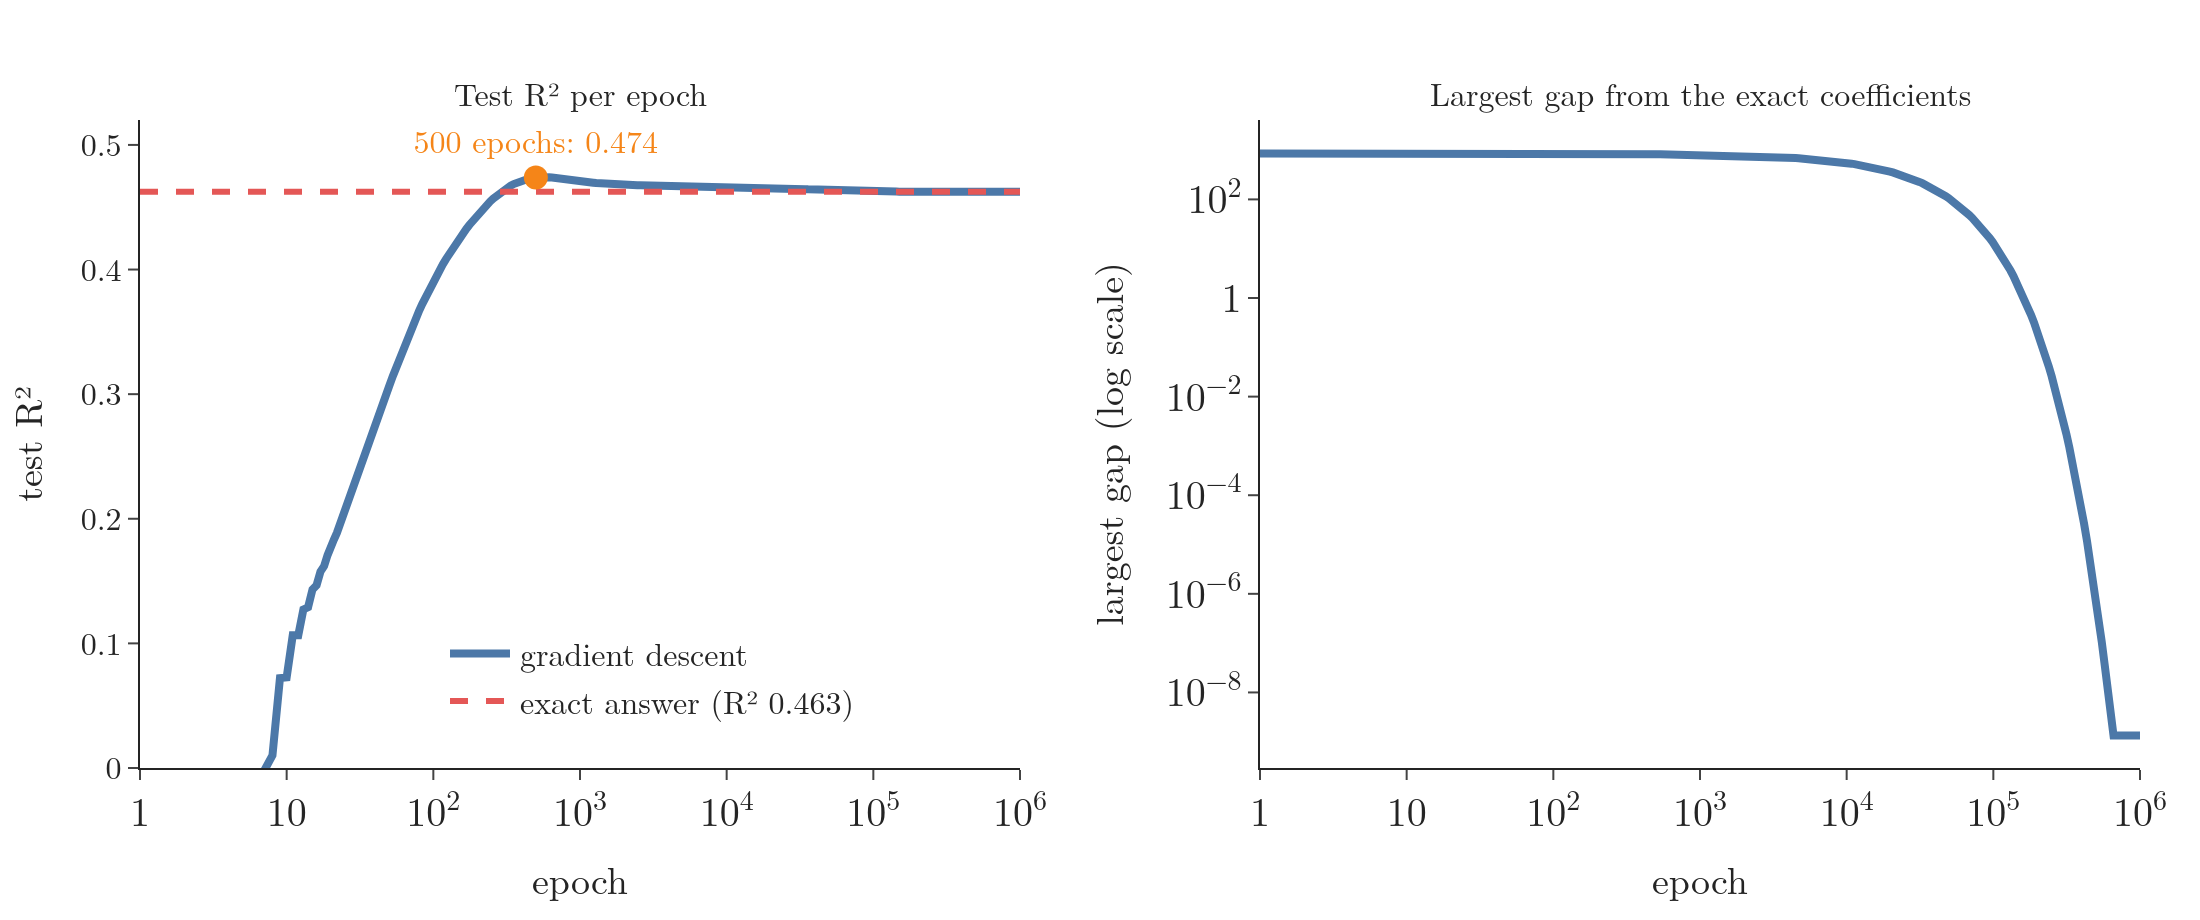

This chart was generated by the following Python code:
"""Ridge by batch gradient descent on the diabetes data: test R² and distance from the exact answer per epoch (Plotly)."""
from pathlib import Path
import numpy as np
import plotly.graph_objects as go
from plotly.subplots import make_subplots
from sklearn.datasets import load_diabetes
from sklearn.linear_model import Ridge
from sklearn.metrics import r2_score
from sklearn.model_selection import train_test_split

here = Path(__file__).parent
X, y = load_diabetes(return_X_y=True)
Xtr, Xte, ytr, yte = train_test_split(X, y, test_size=0.2, random_state=4)
alpha, lr = 0.001, 0.005
Xb = np.insert(Xtr, 0, 1, axis=1)
A, c = Xb.T @ Xb, Xb.T @ ytr
I = np.identity(A.shape[0]); I[0, 0] = 0
exact = Ridge(alpha=alpha, solver="cholesky").fit(Xtr, ytr)
w_exact = np.r_[exact.intercept_, exact.coef_]
r2_exact = exact.score(Xte, yte)

w = np.r_[0.0, np.ones(X.shape[1])]
marks = set(np.unique(np.logspace(0, 6, 300).astype(int))) | {10, 100, 500, 5000, 50000, 10**6}
ep, r2, dist = [], [], []
for e in range(1, 10**6 + 1):
    w -= lr * (A @ w - c + alpha * I @ w)
    if e in marks:
        ep.append(e); r2.append(r2_score(yte, Xte @ w[1:] + w[0])); dist.append(np.abs(w - w_exact).max())
for e in (10, 100, 500, 5000, 50000, 10**6):
    i = ep.index(e); print(e, round(r2[i], 4), round(dist[i], 1))
print("exact", r2_exact)

fig = make_subplots(rows=1, cols=2, horizontal_spacing=0.12,
                    subplot_titles=("Test R² per epoch", "Largest gap from the exact coefficients"))
fig.add_trace(go.Scatter(x=ep, y=r2, mode="lines", line=dict(color="#4C78A8", width=4), name="gradient descent"), 1, 1)
fig.add_trace(go.Scatter(x=[1, 10**6], y=[r2_exact] * 2, mode="lines", line=dict(color="#E45756", width=3, dash="dash"),
                         name=f"exact answer (R² {r2_exact:.3f})"), 1, 1)
i500 = ep.index(500)
fig.add_trace(go.Scatter(x=[500], y=[r2[i500]], mode="markers+text", marker=dict(size=12, color="#F58518"),
                         text=[f"500 epochs: {r2[i500]:.3f}"], textposition="top center", textfont=dict(color="#F58518"),
                         showlegend=False), 1, 1)
fig.add_trace(go.Scatter(x=ep, y=dist, mode="lines", line=dict(color="#4C78A8", width=4), showlegend=False), 1, 2)
fig.update_xaxes(type="log", title="epoch", dtick=1, exponentformat="power")
fig.update_yaxes(range=[0, 0.52], title="test R²", row=1, col=1)
fig.update_yaxes(type="log", title="largest gap (log scale)", exponentformat="power", row=1, col=2)
fig.update_layout(template="simple_white", width=1100, height=460, font=dict(family="Latin Modern Roman", size=16),
                  legend=dict(x=0.15, y=0.05), margin=dict(l=70, r=30, t=60, b=60))
fig.write_image(here / "convergence.png", scale=2)
fig.write_image(here / "convergence.pdf")
